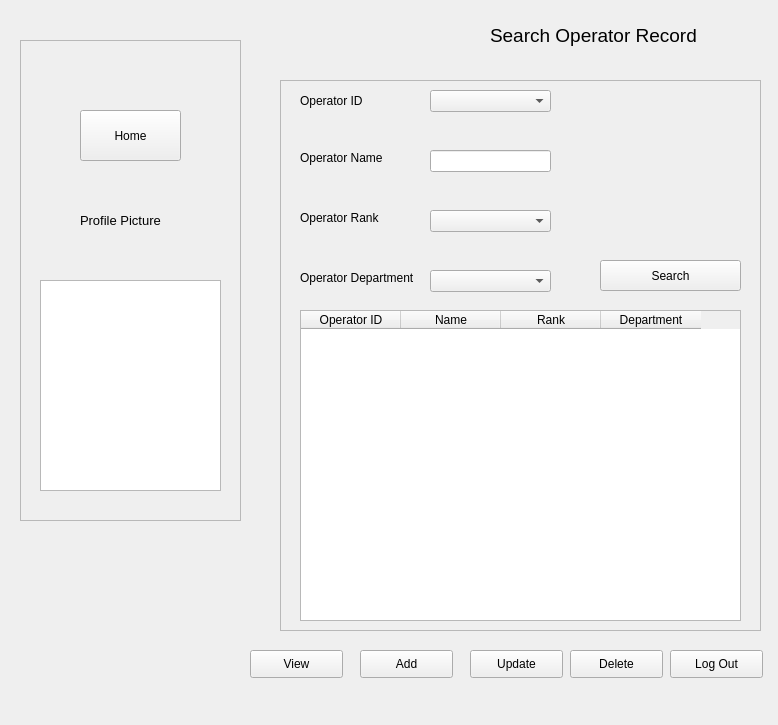
<?xml version="1.0" encoding="UTF-8"?>
<ui version="4.0">
 <class>MainWindow</class>
 <widget class="QMainWindow" name="MainWindow">
  <property name="geometry">
   <rect>
    <x>0</x>
    <y>0</y>
    <width>778</width>
    <height>725</height>
   </rect>
  </property>
  <property name="windowTitle">
   <string>MainWindow</string>
  </property>
  <widget class="QWidget" name="centralwidget">
   <property name="sizePolicy">
    <sizepolicy hsizetype="Expanding" vsizetype="Expanding">
     <horstretch>0</horstretch>
     <verstretch>0</verstretch>
    </sizepolicy>
   </property>
   <property name="mouseTracking">
    <bool>true</bool>
   </property>
   <widget class="QFrame" name="frame">
    <property name="geometry">
     <rect>
      <x>20</x>
      <y>40</y>
      <width>221</width>
      <height>481</height>
     </rect>
    </property>
    <property name="sizePolicy">
     <sizepolicy hsizetype="Expanding" vsizetype="Expanding">
      <horstretch>0</horstretch>
      <verstretch>0</verstretch>
     </sizepolicy>
    </property>
    <property name="frameShape">
     <enum>QFrame::StyledPanel</enum>
    </property>
    <property name="frameShadow">
     <enum>QFrame::Raised</enum>
    </property>
    <widget class="QPushButton" name="home_button">
     <property name="geometry">
      <rect>
       <x>60</x>
       <y>70</y>
       <width>101</width>
       <height>51</height>
      </rect>
     </property>
     <property name="sizePolicy">
      <sizepolicy hsizetype="Expanding" vsizetype="Expanding">
       <horstretch>0</horstretch>
       <verstretch>0</verstretch>
      </sizepolicy>
     </property>
     <property name="text">
      <string>Home</string>
     </property>
    </widget>
    <widget class="QLabel" name="label">
     <property name="geometry">
      <rect>
       <x>60</x>
       <y>160</y>
       <width>111</width>
       <height>41</height>
      </rect>
     </property>
     <property name="sizePolicy">
      <sizepolicy hsizetype="Expanding" vsizetype="Expanding">
       <horstretch>0</horstretch>
       <verstretch>0</verstretch>
      </sizepolicy>
     </property>
     <property name="font">
      <font>
       <pointsize>10</pointsize>
      </font>
     </property>
     <property name="text">
      <string>Profile Picture</string>
     </property>
    </widget>
    <widget class="QGraphicsView" name="graphicsView">
     <property name="geometry">
      <rect>
       <x>20</x>
       <y>240</y>
       <width>181</width>
       <height>211</height>
      </rect>
     </property>
     <property name="sizePolicy">
      <sizepolicy hsizetype="Expanding" vsizetype="Expanding">
       <horstretch>0</horstretch>
       <verstretch>0</verstretch>
      </sizepolicy>
     </property>
    </widget>
   </widget>
   <widget class="QLabel" name="label_2">
    <property name="geometry">
     <rect>
      <x>490</x>
      <y>0</y>
      <width>311</width>
      <height>71</height>
     </rect>
    </property>
    <property name="sizePolicy">
     <sizepolicy hsizetype="Expanding" vsizetype="Expanding">
      <horstretch>0</horstretch>
      <verstretch>0</verstretch>
     </sizepolicy>
    </property>
    <property name="font">
     <font>
      <pointsize>14</pointsize>
     </font>
    </property>
    <property name="text">
     <string>Search Operator Record</string>
    </property>
   </widget>
   <widget class="QFrame" name="frame_2">
    <property name="geometry">
     <rect>
      <x>280</x>
      <y>80</y>
      <width>481</width>
      <height>551</height>
     </rect>
    </property>
    <property name="sizePolicy">
     <sizepolicy hsizetype="Expanding" vsizetype="Expanding">
      <horstretch>0</horstretch>
      <verstretch>0</verstretch>
     </sizepolicy>
    </property>
    <property name="frameShape">
     <enum>QFrame::StyledPanel</enum>
    </property>
    <property name="frameShadow">
     <enum>QFrame::Raised</enum>
    </property>
    <widget class="QLabel" name="label_3">
     <property name="geometry">
      <rect>
       <x>20</x>
       <y>10</y>
       <width>81</width>
       <height>21</height>
      </rect>
     </property>
     <property name="sizePolicy">
      <sizepolicy hsizetype="Expanding" vsizetype="Expanding">
       <horstretch>0</horstretch>
       <verstretch>0</verstretch>
      </sizepolicy>
     </property>
     <property name="text">
      <string>Operator ID</string>
     </property>
    </widget>
    <widget class="QLabel" name="label_4">
     <property name="geometry">
      <rect>
       <x>20</x>
       <y>70</y>
       <width>111</width>
       <height>16</height>
      </rect>
     </property>
     <property name="sizePolicy">
      <sizepolicy hsizetype="Expanding" vsizetype="Expanding">
       <horstretch>0</horstretch>
       <verstretch>0</verstretch>
      </sizepolicy>
     </property>
     <property name="text">
      <string>Operator Name</string>
     </property>
    </widget>
    <widget class="QLabel" name="label_6">
     <property name="geometry">
      <rect>
       <x>20</x>
       <y>190</y>
       <width>131</width>
       <height>16</height>
      </rect>
     </property>
     <property name="sizePolicy">
      <sizepolicy hsizetype="Expanding" vsizetype="Expanding">
       <horstretch>0</horstretch>
       <verstretch>0</verstretch>
      </sizepolicy>
     </property>
     <property name="text">
      <string>Operator Department</string>
     </property>
    </widget>
    <widget class="QComboBox" name="op_dept">
     <property name="geometry">
      <rect>
       <x>150</x>
       <y>190</y>
       <width>121</width>
       <height>22</height>
      </rect>
     </property>
     <property name="sizePolicy">
      <sizepolicy hsizetype="Expanding" vsizetype="Expanding">
       <horstretch>0</horstretch>
       <verstretch>0</verstretch>
      </sizepolicy>
     </property>
    </widget>
    <widget class="QTableWidget" name="op_table">
     <property name="geometry">
      <rect>
       <x>20</x>
       <y>230</y>
       <width>441</width>
       <height>311</height>
      </rect>
     </property>
     <property name="sizePolicy">
      <sizepolicy hsizetype="Expanding" vsizetype="Expanding">
       <horstretch>0</horstretch>
       <verstretch>0</verstretch>
      </sizepolicy>
     </property>
     <column>
      <property name="text">
       <string>Operator ID</string>
      </property>
     </column>
     <column>
      <property name="text">
       <string>Name</string>
      </property>
     </column>
     <column>
      <property name="text">
       <string>Rank</string>
      </property>
     </column>
     <column>
      <property name="text">
       <string>Department</string>
      </property>
     </column>
    </widget>
    <widget class="QComboBox" name="op_id_combo">
     <property name="geometry">
      <rect>
       <x>150</x>
       <y>10</y>
       <width>121</width>
       <height>22</height>
      </rect>
     </property>
     <property name="sizePolicy">
      <sizepolicy hsizetype="Expanding" vsizetype="Expanding">
       <horstretch>0</horstretch>
       <verstretch>0</verstretch>
      </sizepolicy>
     </property>
    </widget>
    <widget class="QLabel" name="label_10">
     <property name="geometry">
      <rect>
       <x>20</x>
       <y>130</y>
       <width>111</width>
       <height>16</height>
      </rect>
     </property>
     <property name="sizePolicy">
      <sizepolicy hsizetype="Expanding" vsizetype="Expanding">
       <horstretch>0</horstretch>
       <verstretch>0</verstretch>
      </sizepolicy>
     </property>
     <property name="text">
      <string>Operator Rank</string>
     </property>
    </widget>
    <widget class="QLineEdit" name="op_name">
     <property name="geometry">
      <rect>
       <x>150</x>
       <y>70</y>
       <width>121</width>
       <height>22</height>
      </rect>
     </property>
     <property name="sizePolicy">
      <sizepolicy hsizetype="Expanding" vsizetype="Expanding">
       <horstretch>0</horstretch>
       <verstretch>0</verstretch>
      </sizepolicy>
     </property>
    </widget>
    <widget class="QComboBox" name="op_rank">
     <property name="geometry">
      <rect>
       <x>150</x>
       <y>130</y>
       <width>121</width>
       <height>22</height>
      </rect>
     </property>
     <property name="sizePolicy">
      <sizepolicy hsizetype="Expanding" vsizetype="Expanding">
       <horstretch>0</horstretch>
       <verstretch>0</verstretch>
      </sizepolicy>
     </property>
    </widget>
    <widget class="QPushButton" name="search_button">
     <property name="geometry">
      <rect>
       <x>320</x>
       <y>180</y>
       <width>141</width>
       <height>31</height>
      </rect>
     </property>
     <property name="sizePolicy">
      <sizepolicy hsizetype="Expanding" vsizetype="Expanding">
       <horstretch>0</horstretch>
       <verstretch>0</verstretch>
      </sizepolicy>
     </property>
     <property name="text">
      <string>Search</string>
     </property>
    </widget>
   </widget>
   <widget class="QPushButton" name="logout_button">
    <property name="geometry">
     <rect>
      <x>670</x>
      <y>650</y>
      <width>93</width>
      <height>28</height>
     </rect>
    </property>
    <property name="sizePolicy">
     <sizepolicy hsizetype="Expanding" vsizetype="Expanding">
      <horstretch>0</horstretch>
      <verstretch>0</verstretch>
     </sizepolicy>
    </property>
    <property name="text">
     <string>Log Out</string>
    </property>
   </widget>
   <widget class="QPushButton" name="delete_button">
    <property name="geometry">
     <rect>
      <x>570</x>
      <y>650</y>
      <width>93</width>
      <height>28</height>
     </rect>
    </property>
    <property name="sizePolicy">
     <sizepolicy hsizetype="Expanding" vsizetype="Expanding">
      <horstretch>0</horstretch>
      <verstretch>0</verstretch>
     </sizepolicy>
    </property>
    <property name="text">
     <string>Delete</string>
    </property>
   </widget>
   <widget class="QPushButton" name="update_button">
    <property name="geometry">
     <rect>
      <x>470</x>
      <y>650</y>
      <width>93</width>
      <height>28</height>
     </rect>
    </property>
    <property name="sizePolicy">
     <sizepolicy hsizetype="Expanding" vsizetype="Expanding">
      <horstretch>0</horstretch>
      <verstretch>0</verstretch>
     </sizepolicy>
    </property>
    <property name="text">
     <string>Update</string>
    </property>
   </widget>
   <widget class="QPushButton" name="add_button">
    <property name="geometry">
     <rect>
      <x>360</x>
      <y>650</y>
      <width>93</width>
      <height>28</height>
     </rect>
    </property>
    <property name="sizePolicy">
     <sizepolicy hsizetype="Expanding" vsizetype="Expanding">
      <horstretch>0</horstretch>
      <verstretch>0</verstretch>
     </sizepolicy>
    </property>
    <property name="text">
     <string>Add</string>
    </property>
   </widget>
   <widget class="QPushButton" name="view_button">
    <property name="geometry">
     <rect>
      <x>250</x>
      <y>650</y>
      <width>93</width>
      <height>28</height>
     </rect>
    </property>
    <property name="sizePolicy">
     <sizepolicy hsizetype="Expanding" vsizetype="Expanding">
      <horstretch>0</horstretch>
      <verstretch>0</verstretch>
     </sizepolicy>
    </property>
    <property name="text">
     <string>View</string>
    </property>
   </widget>
  </widget>
  <widget class="QMenuBar" name="menubar">
   <property name="geometry">
    <rect>
     <x>0</x>
     <y>0</y>
     <width>778</width>
     <height>21</height>
    </rect>
   </property>
  </widget>
 </widget>
 <resources/>
 <connections/>
</ui>
